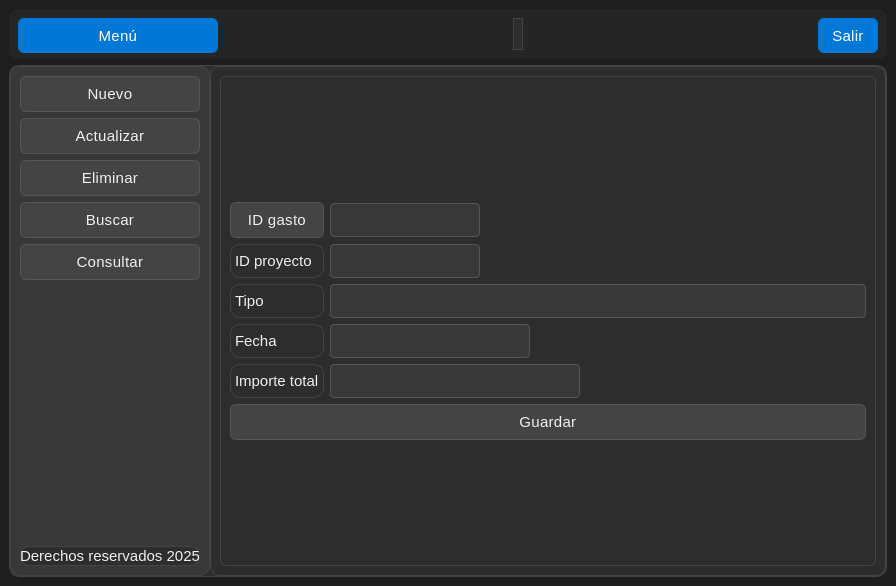
<?xml version="1.0" encoding="UTF-8"?>
<ui version="4.0">
 <class>MainWindow</class>
 <widget class="QMainWindow" name="MainWindow">
  <property name="geometry">
   <rect>
    <x>0</x>
    <y>0</y>
    <width>896</width>
    <height>586</height>
   </rect>
  </property>
  <property name="windowTitle">
   <string>Gestión de Clientes</string>
  </property>
  <property name="styleSheet">
   <string notr="true">/*
 * Archivo de Estilo QSS - Tema Oscuro (Dark Mode) - Adaptado a la Imagen
 * Basado en la estructura de Tema Claro, pero con colores Oscuros.
 */

/* === Estilo general === */
QMainWindow {
    /* Fondo principal oscuro */
    background-color: #1E1E1E; /* Revertido a oscuro */
    /* Color de texto claro */
    color: #F0F0F0; /* Revertido a claro */
    font-family: &quot;Segoe UI Variable&quot;, &quot;Roboto&quot;, &quot;Open Sans&quot;, sans-serif;
    font-size: 16px;
    font-weight: 300;
}

/* === Frames === */
QFrame {
    /* Fondo de frames de contenido oscuro */
    background-color: #2D2D2D; /* Revertido a oscuro */
    border-radius: 10px;
    /* Borde sutil en modo oscuro */
    border: 1px solid #444444; /* Revertido a gris oscuro */
}

/* Barra superior */
#frame_superior {
    /* Color ligeramente más oscuro que el fondo de frames */
    background-color: #252525; /* Revertido a gris muy oscuro */
    border: none;
}

/* Panel lateral (Fondo del menú de navegación) */
#frame_lateral {
    /* Color para el panel lateral, más distinguible */
    background-color: #383838; /* Revertido a gris oscuro */
    border-right: 1px solid #444444; /* Revertido a gris oscuro */
}

/* Área principal */
#frame_paginas {
    background-color: #2D2D2D; /* Revertido a oscuro */
}

/* === Botones Genéricos (Fondo Oscuro/Gris Neutro) === */
QPushButton {
    /* Fondo de botón gris oscuro neutro (como los botones de las métricas) */
    background-color: #444444; 
    color: #F0F0F0;
    border: 1px solid #555555; 
    border-radius: 6px;
    padding: 8px 14px;
    font-weight: 400;
    font-size: 15px;
    letter-spacing: 0.3px;
}

QPushButton:hover {
    /* Azul claro original para énfasis */
    background-color: #0078d7;
    color: #ffffff;
    border: 1px solid #0078d7;
}

QPushButton:pressed {
    /* Azul más oscuro para estado presionado */
    background-color: #005a9e;
    color: #ffffff;
    border: 1px solid #005a9e;
}

/* Botón principal (Menú) - Azul Activo */
#boton_menu {
    background-color: #0078d7;
    color: white;
    border: none;
    font-weight: 400;
}
#boton_menu:hover {
    background-color: #006cbe;
}
#boton_menu:pressed {
    background-color: #005a9e;
}

/* Botón salir (Azul Activo) */
#boton_salir {
    background-color: #0078d7; /* Cambiado a azul para reflejar el estilo de la imagen */
    color: white;
    border: none;
}
#boton_salir:hover {
    background-color: #006cbe;
}
#boton_salir:pressed {
    background-color: #005a9e;
}

/* === Campos de texto (Para los rectángulos de las métricas) === */
QLineEdit {
    /* Fondo oscuro para la entrada de texto */
    background-color: #383838; /* Revertido a oscuro */
    color: #F0F0F0;
    border: 1px solid #555555; 
    border-radius: 4px;
    padding: 6px 8px;
    font-size: 15px;
    font-weight: 300;
}

QLineEdit:focus {
    /* Borde de enfoque con el azul claro primario */
    border: 1px solid #0078d7;
    background-color: #3D4A5B; /* Fondo sutil al enfocar */
}

/* === Labels === */
QLabel {
    /* Texto claro */
    color: #F0F0F0; /* Revertido a claro */
    font-weight: 300;
    font-size: 15px;
}

/* Label inferior o secundario */
#label {
    /* Texto gris claro para secundario (&quot;Derechos reservados 2025&quot;) */
    color: #A0A0A0; /* Revertido a gris claro */
    font-size: 13px;
    font-style: italic;
}

/* === Stacked Widget === */
QStackedWidget {
    background-color: #2D2D2D; /* Revertido a oscuro */
    border: 1px solid #444444;
    border-radius: 6px;
}

/* === Scrollbars === */
QScrollBar:vertical {
    border: none;
    background: #383838; /* Fondo oscuro */
    width: 10px;
    border-radius: 4px;
}
QScrollBar::handle:vertical {
    background: #555555; /* Handle gris oscuro */
    min-height: 20px;
    border-radius: 4px;
}
QScrollBar::handle:vertical:hover {
    background: #0078d7;
}
QScrollBar::add-line:vertical,
QScrollBar::sub-line:vertical {
    height: 0;
}

/* === Layouts === */
QVBoxLayout, QHBoxLayout {
    spacing: 10px;
}

/* === Botones laterales (Botones de Navegación) === */
/* Estilo base (inactivo en gris oscuro, como Gastos, Empleados, etc.) */
#boton_agregar, #boton_buscar, #boton_actualizar, #boton_eliminar, #boton_consultar, QWidget[objectName^=&quot;boton&quot;] {
    /* Fondo igual al panel lateral */
    background-color: #383838; 
    border: none; /* No tienen borde visible en la imagen */
    color: #F0F0F0;
    font-weight: 400;
    font-size: 15px;
    text-align: left; /* Alineación a la izquierda */
    padding-left: 15px; 
}

/* Estilo ACTIVO (Botón &quot;Proyectos&quot;) */
#Proyectos {
    background-color: #0078d7; /* Azul primario */
    color: #ffffff;
    border: none;
}

/* Estilo de hover para botones inactivos */
#boton_agregar:hover, 
#boton_buscar:hover, 
#boton_actualizar:hover, 
#boton_eliminar:hover,
#boton_consultar:hover,
QWidget[objectName^=&quot;boton&quot;]:hover {
    /* Gris ligeramente más claro */
    background-color: #4C4C4C; 
    color: #ffffff;
}

/* Asegurar que el botón activo mantenga su estilo al pasar el ratón o presionarlo */
#Proyectos:hover, 
#Proyectos:pressed {
    background-color: #006cbe;
    color: #ffffff;
}

/* === Tooltips === */
QToolTip {
    background-color: #383838;
    color: #F0F0F0;
    /* Borde con el azul claro primario */
    border: 1px solid #0078d7;
    padding: 6px;
    border-radius: 4px;
    font-size: 14px;
}</string>
  </property>
  <widget class="QWidget" name="centralwidget">
   <layout class="QVBoxLayout" name="verticalLayout" stretch="1,0">
    <item>
     <widget class="QFrame" name="frame_superior">
      <property name="minimumSize">
       <size>
        <width>0</width>
        <height>50</height>
       </size>
      </property>
      <property name="maximumSize">
       <size>
        <width>16777215</width>
        <height>50</height>
       </size>
      </property>
      <property name="frameShape">
       <enum>QFrame::StyledPanel</enum>
      </property>
      <property name="frameShadow">
       <enum>QFrame::Raised</enum>
      </property>
      <layout class="QHBoxLayout" name="horizontalLayout">
       <item>
        <widget class="QPushButton" name="boton_menu">
         <property name="minimumSize">
          <size>
           <width>200</width>
           <height>35</height>
          </size>
         </property>
         <property name="text">
          <string>Menú</string>
         </property>
         <property name="icon">
          <iconset>
           <normaloff>../../crudapp/resources/imagenes/boton_menu.png</normaloff>../../crudapp/resources/imagenes/boton_menu.png</iconset>
         </property>
         <property name="iconSize">
          <size>
           <width>32</width>
           <height>32</height>
          </size>
         </property>
        </widget>
       </item>
       <item>
        <spacer name="horizontalSpacer">
         <property name="orientation">
          <enum>Qt::Horizontal</enum>
         </property>
         <property name="sizeHint" stdset="0">
          <size>
           <width>145</width>
           <height>20</height>
          </size>
         </property>
        </spacer>
       </item>
       <item>
        <widget class="QLabel" name="label">
         <property name="text">
          <string/>
         </property>
        </widget>
       </item>
       <item>
        <spacer name="horizontalSpacer_2">
         <property name="orientation">
          <enum>Qt::Horizontal</enum>
         </property>
         <property name="sizeHint" stdset="0">
          <size>
           <width>144</width>
           <height>20</height>
          </size>
         </property>
        </spacer>
       </item>
       <item>
        <widget class="QPushButton" name="boton_salir">
         <property name="minimumSize">
          <size>
           <width>0</width>
           <height>35</height>
          </size>
         </property>
         <property name="text">
          <string>Salir</string>
         </property>
         <property name="icon">
          <iconset>
           <normaloff>../../crudapp/resources/imagenes/salir.png</normaloff>../../crudapp/resources/imagenes/salir.png</iconset>
         </property>
         <property name="iconSize">
          <size>
           <width>32</width>
           <height>32</height>
          </size>
         </property>
        </widget>
       </item>
      </layout>
     </widget>
    </item>
    <item>
     <widget class="QFrame" name="frame_central">
      <property name="frameShape">
       <enum>QFrame::StyledPanel</enum>
      </property>
      <property name="frameShadow">
       <enum>QFrame::Raised</enum>
      </property>
      <layout class="QHBoxLayout" name="horizontalLayout_2">
       <property name="spacing">
        <number>0</number>
       </property>
       <property name="leftMargin">
        <number>0</number>
       </property>
       <property name="topMargin">
        <number>0</number>
       </property>
       <property name="rightMargin">
        <number>0</number>
       </property>
       <property name="bottomMargin">
        <number>0</number>
       </property>
       <item>
        <widget class="QFrame" name="frame_lateral">
         <property name="minimumSize">
          <size>
           <width>200</width>
           <height>0</height>
          </size>
         </property>
         <property name="maximumSize">
          <size>
           <width>0</width>
           <height>16777215</height>
          </size>
         </property>
         <property name="frameShape">
          <enum>QFrame::StyledPanel</enum>
         </property>
         <property name="frameShadow">
          <enum>QFrame::Raised</enum>
         </property>
         <layout class="QVBoxLayout" name="verticalLayout_2">
          <item>
           <widget class="QPushButton" name="boton_agregar">
            <property name="text">
             <string>Nuevo</string>
            </property>
            <property name="icon">
             <iconset>
              <normaloff>../../crudapp/resources/imagenes/boton_agregar.png</normaloff>../../crudapp/resources/imagenes/boton_agregar.png</iconset>
            </property>
            <property name="iconSize">
             <size>
              <width>32</width>
              <height>32</height>
             </size>
            </property>
           </widget>
          </item>
          <item>
           <widget class="QPushButton" name="boton_actualizar">
            <property name="text">
             <string>Actualizar</string>
            </property>
            <property name="icon">
             <iconset>
              <normaloff>../../crudapp/resources/imagenes/boton_modificar.png</normaloff>../../crudapp/resources/imagenes/boton_modificar.png</iconset>
            </property>
            <property name="iconSize">
             <size>
              <width>32</width>
              <height>32</height>
             </size>
            </property>
           </widget>
          </item>
          <item>
           <widget class="QPushButton" name="boton_eliminar">
            <property name="text">
             <string>Eliminar</string>
            </property>
            <property name="icon">
             <iconset>
              <normaloff>../../crudapp/resources/imagenes/boton_eliminar.png</normaloff>../../crudapp/resources/imagenes/boton_eliminar.png</iconset>
            </property>
            <property name="iconSize">
             <size>
              <width>32</width>
              <height>32</height>
             </size>
            </property>
           </widget>
          </item>
          <item>
           <widget class="QPushButton" name="boton_buscar">
            <property name="text">
             <string>Buscar</string>
            </property>
            <property name="icon">
             <iconset>
              <normaloff>../../crudapp/resources/imagenes/BUSCAR.png</normaloff>../../crudapp/resources/imagenes/BUSCAR.png</iconset>
            </property>
            <property name="iconSize">
             <size>
              <width>32</width>
              <height>32</height>
             </size>
            </property>
           </widget>
          </item>
          <item>
           <widget class="QPushButton" name="boton_consultar">
            <property name="text">
             <string>Consultar</string>
            </property>
            <property name="icon">
             <iconset>
              <normaloff>../../crudapp/resources/imagenes/boton_consultar.png</normaloff>../../crudapp/resources/imagenes/boton_consultar.png</iconset>
            </property>
            <property name="iconSize">
             <size>
              <width>32</width>
              <height>32</height>
             </size>
            </property>
           </widget>
          </item>
          <item>
           <spacer name="verticalSpacer">
            <property name="orientation">
             <enum>Qt::Vertical</enum>
            </property>
            <property name="sizeHint" stdset="0">
             <size>
              <width>20</width>
              <height>177</height>
             </size>
            </property>
           </spacer>
          </item>
          <item>
           <widget class="QLabel" name="label_mensaje">
            <property name="text">
             <string>Derechos reservados 2025</string>
            </property>
            <property name="alignment">
             <set>Qt::AlignCenter</set>
            </property>
           </widget>
          </item>
         </layout>
        </widget>
       </item>
       <item>
        <widget class="QFrame" name="frame_paginas">
         <property name="frameShape">
          <enum>QFrame::StyledPanel</enum>
         </property>
         <property name="frameShadow">
          <enum>QFrame::Raised</enum>
         </property>
         <layout class="QVBoxLayout" name="verticalLayout_3">
          <item>
           <widget class="QStackedWidget" name="stackedWidget">
            <property name="currentIndex">
             <number>0</number>
            </property>
            <widget class="QWidget" name="page_agregar">
             <layout class="QVBoxLayout" name="verticalLayout_6">
              <item>
               <layout class="QVBoxLayout" name="verticalLayout_4">
                <item>
                 <layout class="QGridLayout" name="gridLayout">
                  <item row="1" column="0">
                   <widget class="QLabel" name="label_2">
                    <property name="minimumSize">
                     <size>
                      <width>0</width>
                      <height>0</height>
                     </size>
                    </property>
                    <property name="maximumSize">
                     <size>
                      <width>100</width>
                      <height>16777215</height>
                     </size>
                    </property>
                    <property name="text">
                     <string>ID proyecto</string>
                    </property>
                   </widget>
                  </item>
                  <item row="1" column="1">
                   <widget class="QLineEdit" name="idproyecto_agregar">
                    <property name="minimumSize">
                     <size>
                      <width>150</width>
                      <height>0</height>
                     </size>
                    </property>
                    <property name="maximumSize">
                     <size>
                      <width>150</width>
                      <height>16777215</height>
                     </size>
                    </property>
                   </widget>
                  </item>
                  <item row="3" column="0">
                   <widget class="QLabel" name="label_4">
                    <property name="text">
                     <string>Fecha</string>
                    </property>
                   </widget>
                  </item>
                  <item row="2" column="0">
                   <widget class="QLabel" name="label_3">
                    <property name="text">
                     <string>Tipo</string>
                    </property>
                   </widget>
                  </item>
                  <item row="2" column="1">
                   <widget class="QLineEdit" name="tipo_agregar"/>
                  </item>
                  <item row="4" column="0">
                   <widget class="QLabel" name="label_5">
                    <property name="text">
                     <string>Importe total</string>
                    </property>
                   </widget>
                  </item>
                  <item row="3" column="1">
                   <widget class="QLineEdit" name="fecha_agregar">
                    <property name="minimumSize">
                     <size>
                      <width>1</width>
                      <height>0</height>
                     </size>
                    </property>
                    <property name="maximumSize">
                     <size>
                      <width>200</width>
                      <height>16777215</height>
                     </size>
                    </property>
                   </widget>
                  </item>
                  <item row="4" column="1">
                   <widget class="QLineEdit" name="importetotal_agregar">
                    <property name="maximumSize">
                     <size>
                      <width>250</width>
                      <height>16777215</height>
                     </size>
                    </property>
                   </widget>
                  </item>
                  <item row="0" column="0">
                   <widget class="QPushButton" name="pushButton_4">
                    <property name="text">
                     <string>ID gasto</string>
                    </property>
                   </widget>
                  </item>
                  <item row="0" column="1">
                   <widget class="QLineEdit" name="idgasto_agregar">
                    <property name="maximumSize">
                     <size>
                      <width>150</width>
                      <height>16777215</height>
                     </size>
                    </property>
                   </widget>
                  </item>
                 </layout>
                </item>
                <item>
                 <widget class="QPushButton" name="accion_guardar">
                  <property name="text">
                   <string>Guardar</string>
                  </property>
                  <property name="icon">
                   <iconset>
                    <normaloff>../../crudapp/resources/imagenes/guardar.png</normaloff>../../crudapp/resources/imagenes/guardar.png</iconset>
                  </property>
                  <property name="iconSize">
                   <size>
                    <width>32</width>
                    <height>32</height>
                   </size>
                  </property>
                 </widget>
                </item>
               </layout>
              </item>
             </layout>
            </widget>
            <widget class="QWidget" name="page_actualizar">
             <layout class="QVBoxLayout" name="verticalLayout_5">
              <item>
               <layout class="QGridLayout" name="gridLayout_2">
                <item row="4" column="0">
                 <widget class="QLabel" name="label_9">
                  <property name="text">
                   <string>Importe total</string>
                  </property>
                 </widget>
                </item>
                <item row="4" column="1">
                 <widget class="QLineEdit" name="importetotal_actualizar">
                  <property name="maximumSize">
                   <size>
                    <width>250</width>
                    <height>16777215</height>
                   </size>
                  </property>
                 </widget>
                </item>
                <item row="1" column="1">
                 <widget class="QLineEdit" name="idproyecto_actualizar">
                  <property name="minimumSize">
                   <size>
                    <width>150</width>
                    <height>0</height>
                   </size>
                  </property>
                  <property name="maximumSize">
                   <size>
                    <width>150</width>
                    <height>16777215</height>
                   </size>
                  </property>
                 </widget>
                </item>
                <item row="1" column="0">
                 <widget class="QLabel" name="label_6">
                  <property name="minimumSize">
                   <size>
                    <width>0</width>
                    <height>0</height>
                   </size>
                  </property>
                  <property name="maximumSize">
                   <size>
                    <width>100</width>
                    <height>16777215</height>
                   </size>
                  </property>
                  <property name="text">
                   <string>ID proyecto</string>
                  </property>
                 </widget>
                </item>
                <item row="2" column="0">
                 <widget class="QLabel" name="label_7">
                  <property name="text">
                   <string>Tipo</string>
                  </property>
                 </widget>
                </item>
                <item row="1" column="2">
                 <widget class="QPushButton" name="buscar_actualizar">
                  <property name="text">
                   <string/>
                  </property>
                  <property name="icon">
                   <iconset>
                    <normaloff>../../crudapp/resources/imagenes/BUSCAR.png</normaloff>../../crudapp/resources/imagenes/BUSCAR.png</iconset>
                  </property>
                  <property name="iconSize">
                   <size>
                    <width>32</width>
                    <height>32</height>
                   </size>
                  </property>
                 </widget>
                </item>
                <item row="2" column="1">
                 <widget class="QLineEdit" name="tipo_actualizar">
                  <property name="maximumSize">
                   <size>
                    <width>500</width>
                    <height>16777215</height>
                   </size>
                  </property>
                 </widget>
                </item>
                <item row="3" column="0">
                 <widget class="QLabel" name="label_8">
                  <property name="text">
                   <string>Fecha</string>
                  </property>
                 </widget>
                </item>
                <item row="3" column="1">
                 <widget class="QLineEdit" name="fecha_actualizar">
                  <property name="maximumSize">
                   <size>
                    <width>200</width>
                    <height>16777215</height>
                   </size>
                  </property>
                 </widget>
                </item>
                <item row="0" column="0">
                 <widget class="QPushButton" name="pushButton">
                  <property name="text">
                   <string>ID gasto</string>
                  </property>
                 </widget>
                </item>
                <item row="0" column="1">
                 <widget class="QLineEdit" name="idgasto_actualizar">
                  <property name="maximumSize">
                   <size>
                    <width>150</width>
                    <height>16777215</height>
                   </size>
                  </property>
                 </widget>
                </item>
               </layout>
              </item>
              <item>
               <widget class="QPushButton" name="accion_actualizar">
                <property name="text">
                 <string>Actualizar</string>
                </property>
                <property name="icon">
                 <iconset>
                  <normaloff>../../crudapp/resources/imagenes/boton_modificar.png</normaloff>../../crudapp/resources/imagenes/boton_modificar.png</iconset>
                </property>
                <property name="iconSize">
                 <size>
                  <width>32</width>
                  <height>32</height>
                 </size>
                </property>
               </widget>
              </item>
             </layout>
            </widget>
            <widget class="QWidget" name="page_eliminar">
             <layout class="QVBoxLayout" name="verticalLayout_7">
              <item>
               <layout class="QGridLayout" name="gridLayout_4">
                <item row="2" column="0">
                 <widget class="QLabel" name="label_15">
                  <property name="text">
                   <string>Tipo</string>
                  </property>
                 </widget>
                </item>
                <item row="1" column="1">
                 <widget class="QLineEdit" name="idproyecto_eliminar">
                  <property name="minimumSize">
                   <size>
                    <width>150</width>
                    <height>0</height>
                   </size>
                  </property>
                  <property name="maximumSize">
                   <size>
                    <width>150</width>
                    <height>16777215</height>
                   </size>
                  </property>
                 </widget>
                </item>
                <item row="1" column="2">
                 <widget class="QPushButton" name="buscar_eliminar">
                  <property name="text">
                   <string/>
                  </property>
                  <property name="icon">
                   <iconset>
                    <normaloff>../../crudapp/resources/imagenes/BUSCAR.png</normaloff>../../crudapp/resources/imagenes/BUSCAR.png</iconset>
                  </property>
                  <property name="iconSize">
                   <size>
                    <width>32</width>
                    <height>32</height>
                   </size>
                  </property>
                 </widget>
                </item>
                <item row="4" column="0">
                 <widget class="QLabel" name="label_16">
                  <property name="text">
                   <string>Importe total</string>
                  </property>
                 </widget>
                </item>
                <item row="3" column="0">
                 <widget class="QLabel" name="label_14">
                  <property name="text">
                   <string>Fecha</string>
                  </property>
                 </widget>
                </item>
                <item row="2" column="1">
                 <widget class="QLineEdit" name="tipo_eliminar"/>
                </item>
                <item row="3" column="1">
                 <widget class="QLineEdit" name="fecha_eliminar">
                  <property name="maximumSize">
                   <size>
                    <width>200</width>
                    <height>16777215</height>
                   </size>
                  </property>
                 </widget>
                </item>
                <item row="4" column="1">
                 <widget class="QLineEdit" name="importetotal_eliminar">
                  <property name="maximumSize">
                   <size>
                    <width>250</width>
                    <height>16777215</height>
                   </size>
                  </property>
                 </widget>
                </item>
                <item row="1" column="0">
                 <widget class="QLabel" name="label_17">
                  <property name="minimumSize">
                   <size>
                    <width>0</width>
                    <height>0</height>
                   </size>
                  </property>
                  <property name="maximumSize">
                   <size>
                    <width>100</width>
                    <height>16777215</height>
                   </size>
                  </property>
                  <property name="text">
                   <string>ID proyecto</string>
                  </property>
                 </widget>
                </item>
                <item row="0" column="0">
                 <widget class="QPushButton" name="pushButton_2">
                  <property name="text">
                   <string>ID gasto</string>
                  </property>
                 </widget>
                </item>
                <item row="0" column="1">
                 <widget class="QLineEdit" name="idgasto_eliminar">
                  <property name="maximumSize">
                   <size>
                    <width>150</width>
                    <height>16777215</height>
                   </size>
                  </property>
                 </widget>
                </item>
               </layout>
              </item>
              <item>
               <widget class="QPushButton" name="accion_eliminar">
                <property name="text">
                 <string>Eliminar</string>
                </property>
                <property name="icon">
                 <iconset>
                  <normaloff>../../crudapp/resources/imagenes/boton_eliminar.png</normaloff>../../crudapp/resources/imagenes/boton_eliminar.png</iconset>
                </property>
                <property name="iconSize">
                 <size>
                  <width>32</width>
                  <height>32</height>
                 </size>
                </property>
               </widget>
              </item>
             </layout>
            </widget>
            <widget class="QWidget" name="page_buscar">
             <layout class="QVBoxLayout" name="verticalLayout_8">
              <item>
               <layout class="QGridLayout" name="gridLayout_3">
                <item row="3" column="1">
                 <widget class="QLineEdit" name="fecha_buscar">
                  <property name="maximumSize">
                   <size>
                    <width>200</width>
                    <height>16777215</height>
                   </size>
                  </property>
                 </widget>
                </item>
                <item row="2" column="1">
                 <widget class="QLineEdit" name="tipo_buscar"/>
                </item>
                <item row="3" column="0">
                 <widget class="QLabel" name="label_10">
                  <property name="text">
                   <string>Fecha</string>
                  </property>
                 </widget>
                </item>
                <item row="4" column="0">
                 <widget class="QLabel" name="label_12">
                  <property name="text">
                   <string>Importe total</string>
                  </property>
                 </widget>
                </item>
                <item row="4" column="1">
                 <widget class="QLineEdit" name="importetotal_buscar">
                  <property name="maximumSize">
                   <size>
                    <width>250</width>
                    <height>16777215</height>
                   </size>
                  </property>
                 </widget>
                </item>
                <item row="1" column="2">
                 <widget class="QPushButton" name="buscar_buscar">
                  <property name="text">
                   <string/>
                  </property>
                  <property name="icon">
                   <iconset>
                    <normaloff>../../crudapp/resources/imagenes/BUSCAR.png</normaloff>../../crudapp/resources/imagenes/BUSCAR.png</iconset>
                  </property>
                  <property name="iconSize">
                   <size>
                    <width>32</width>
                    <height>32</height>
                   </size>
                  </property>
                 </widget>
                </item>
                <item row="1" column="0">
                 <widget class="QLabel" name="label_13">
                  <property name="minimumSize">
                   <size>
                    <width>0</width>
                    <height>0</height>
                   </size>
                  </property>
                  <property name="maximumSize">
                   <size>
                    <width>100</width>
                    <height>16777215</height>
                   </size>
                  </property>
                  <property name="text">
                   <string>ID proyecto</string>
                  </property>
                 </widget>
                </item>
                <item row="1" column="1">
                 <widget class="QLineEdit" name="idproyecto_buscar">
                  <property name="minimumSize">
                   <size>
                    <width>150</width>
                    <height>0</height>
                   </size>
                  </property>
                  <property name="maximumSize">
                   <size>
                    <width>150</width>
                    <height>16777215</height>
                   </size>
                  </property>
                 </widget>
                </item>
                <item row="2" column="0">
                 <widget class="QLabel" name="label_11">
                  <property name="text">
                   <string>Tipo</string>
                  </property>
                 </widget>
                </item>
                <item row="0" column="0">
                 <widget class="QPushButton" name="pushButton_3">
                  <property name="text">
                   <string>ID gasto</string>
                  </property>
                 </widget>
                </item>
                <item row="0" column="1">
                 <widget class="QLineEdit" name="idgasto_buscar">
                  <property name="maximumSize">
                   <size>
                    <width>150</width>
                    <height>16777215</height>
                   </size>
                  </property>
                 </widget>
                </item>
               </layout>
              </item>
              <item>
               <widget class="QPushButton" name="accion_limpiar">
                <property name="text">
                 <string>Limpiar</string>
                </property>
                <property name="icon">
                 <iconset>
                  <normaloff>../../crudapp/resources/imagenes/limpiar.png</normaloff>../../crudapp/resources/imagenes/limpiar.png</iconset>
                </property>
                <property name="iconSize">
                 <size>
                  <width>32</width>
                  <height>32</height>
                 </size>
                </property>
               </widget>
              </item>
             </layout>
            </widget>
            <widget class="QWidget" name="page_consultar">
             <layout class="QVBoxLayout" name="verticalLayout_9">
              <item>
               <widget class="QPushButton" name="refresh">
                <property name="text">
                 <string>Refresh</string>
                </property>
                <property name="icon">
                 <iconset>
                  <normaloff>../../crudapp/resources/imagenes/boton_refrescar.png</normaloff>../../crudapp/resources/imagenes/boton_refrescar.png</iconset>
                </property>
                <property name="iconSize">
                 <size>
                  <width>32</width>
                  <height>32</height>
                 </size>
                </property>
               </widget>
              </item>
              <item>
               <widget class="QTableWidget" name="tabla_consulta">
                <property name="styleSheet">
                 <string notr="true">/* === Tablas === */
QTableWidget {
    background-color: #ffffff;
    color: #333333;
    gridline-color: #e0e0e0;
    border: 1px solid #dcdcdc;
    border-radius: 6px;
    font-family: &quot;Segoe UI Variable&quot;, &quot;Roboto&quot;, &quot;Open Sans&quot;, sans-serif;
    font-size: 15px;
    font-weight: 300;
    selection-background-color: #e8f0fe; /* azul claro al seleccionar */
    selection-color: #0078d7;
    alternate-background-color: #f9fafc;
/* filas alternadas */
}

/* Cabecera horizontal */
QHeaderView::section {
    background-color: #f1f3f6;
    color: #333333;
    border: 1px solid #dcdcdc;
    border-radius: 4px;
    font-weight: 400;
    font-size: 15px;
    padding: 8px;
}

/* Cabecera horizontal al pasar el cursor */
QHeaderView::section:hover {
    background-color: #e8ecf1;
}

/* Celdas */
QTableWidget::item {
    padding: 6px;
    border: none;
}

/* Celda seleccionada */
QTableWidget::item:selected {
    background-color: #e8f0fe;
    color: #0078d7;
}

/* Bordes del header alineados al contenido */
QHeaderView {
    border: none;
}

/* Barra de desplazamiento dentro de la tabla */
QTableCornerButton::section {
    background-color: #f1f3f6;
    border: 1px solid #dcdcdc;
}

/* Scrollbars coherentes dentro de tablas */
QTableWidget QScrollBar:vertical {
    border: none;
    background: #f0f0f0;
    width: 10px;
    border-radius: 4px;
}
QTableWidget QScrollBar::handle:vertical {
    background: #cccccc;
    min-height: 20px;
    border-radius: 4px;
}
QTableWidget QScrollBar::handle:vertical:hover {
    background: #0078d7;
}
QTableWidget QScrollBar::add-line:vertical,
QTableWidget QScrollBar::sub-line:vertical {
    height: 0;
}</string>
                </property>
                <column>
                 <property name="text">
                  <string>ID gasto</string>
                 </property>
                </column>
                <column>
                 <property name="text">
                  <string>ID proyecto</string>
                 </property>
                </column>
                <column>
                 <property name="text">
                  <string>Tipo</string>
                 </property>
                </column>
                <column>
                 <property name="text">
                  <string>Fecha</string>
                 </property>
                </column>
                <column>
                 <property name="text">
                  <string>Importe total</string>
                 </property>
                </column>
               </widget>
              </item>
             </layout>
            </widget>
           </widget>
          </item>
         </layout>
        </widget>
       </item>
      </layout>
     </widget>
    </item>
   </layout>
  </widget>
 </widget>
 <resources/>
 <connections/>
</ui>
